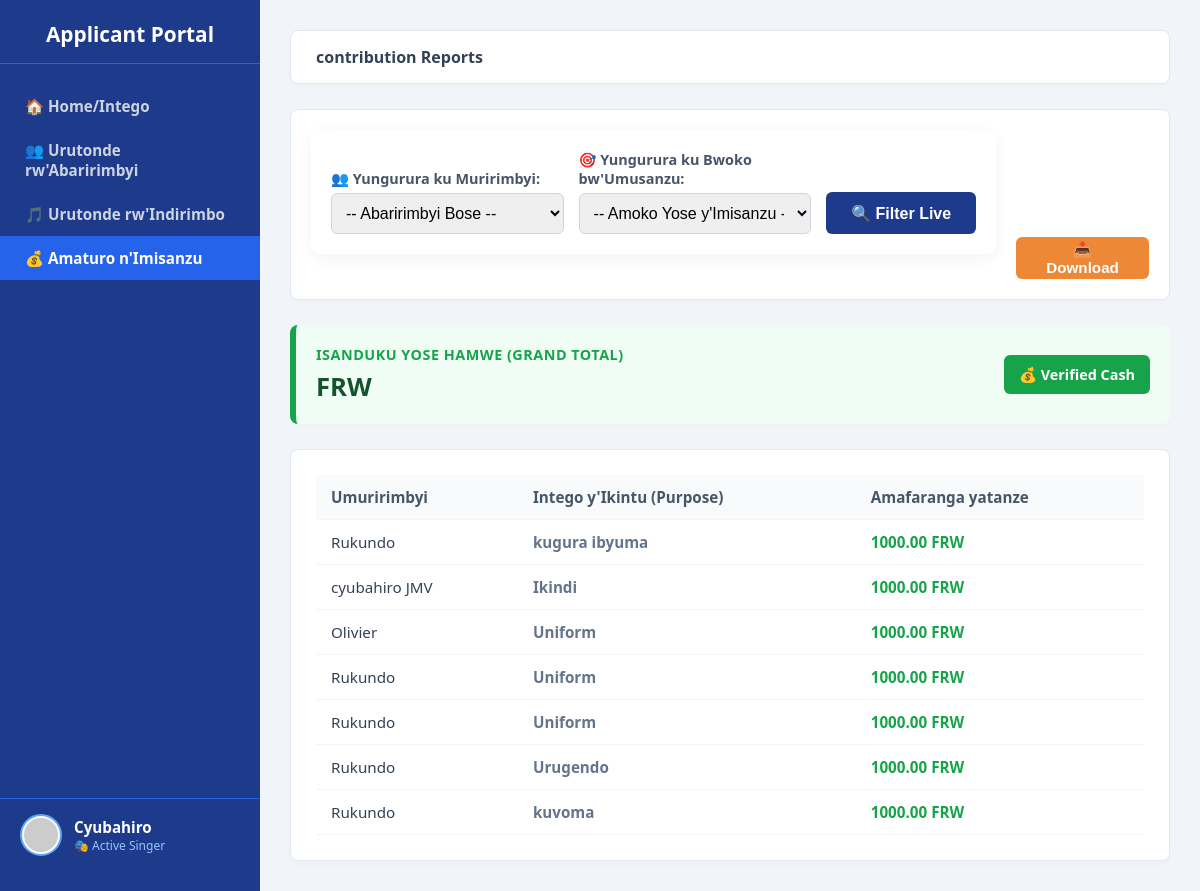
/contributions/ (signed in), run on an earlier commit of the app's database.
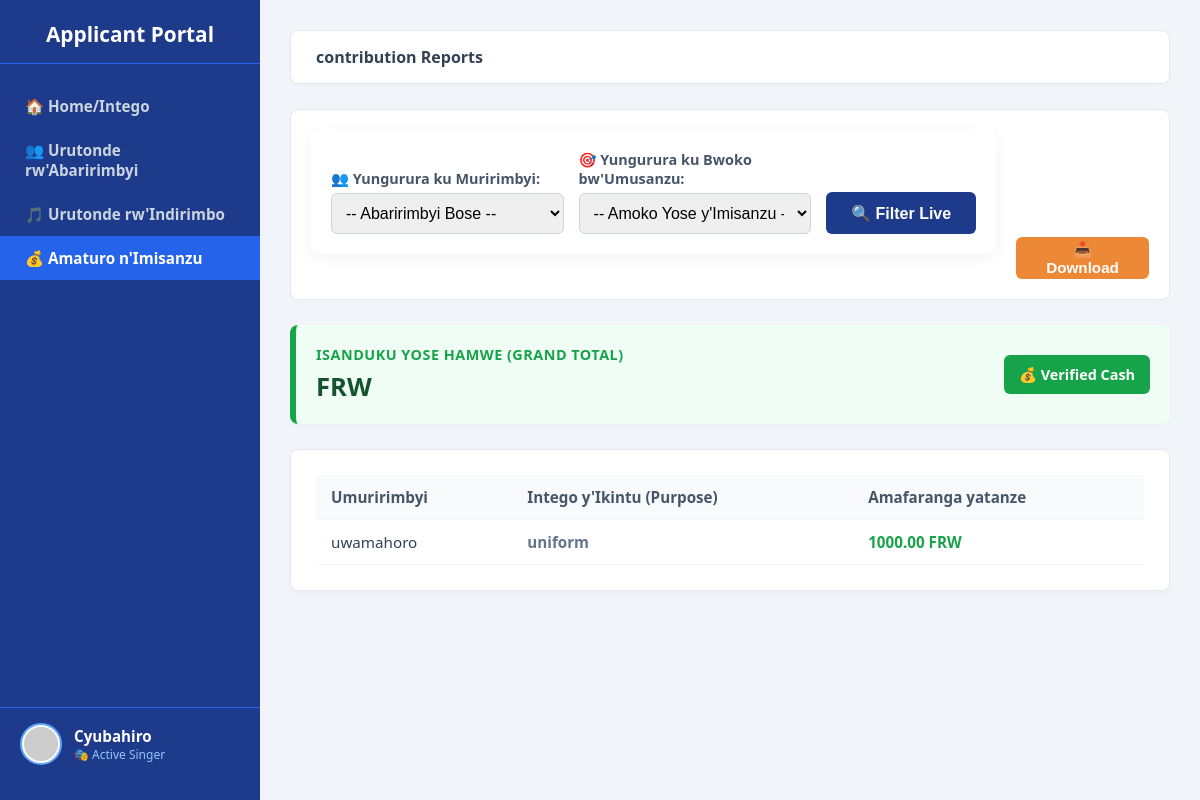
And on a later commit of the database.
### choir_app/models.py (models this page shows, shortened)
class Contribution(models.Model):
    member = models.ForeignKey(Member, on_delete=models.CASCADE)
    purpose = models.CharField(max_length=200)
    amount = models.DecimalField(max_digits=10, decimal_places=2)
    date_paid = models.DateField(auto_now_add=True)

class Member(models.Model):
    VOICE_CHOICES = [
        ('Soprano', 'Soprano'),
        ('Alto', 'Alto'),
        ('Tenor', 'Tenor'),
        ('Bass', 'Bass'),
    ]
    name = models.CharField(max_length=200)
    voice = models.CharField(max_length=50, choices=VOICE_CHOICES)

### choir_app/views.py (the view)
# urls.py: path('contributions/', views.contributions_list, name='contributions_list'),
@login_required(login_url='/login/')
def contributions_list(request):
    contributions = Contribution.objects.all()
    members = Member.objects.all()
    purposes = Contribution.objects.values_list('purpose', flat=True).distinct()
    member_id = request.GET.get('member')
    selected_purpose = request.GET.get('purpose')
    if member_id: contributions = contributions.filter(member_id=member_id)
    if selected_purpose: contributions = contributions.filter(purpose=selected_purpose)
    context = {
        'contributions': contributions,
        'members': members,
        'purposes': purposes,
        'selected_member': int(member_id) if member_id and member_id.isdigit() else None,
        'selected_purpose': selected_purpose
    }
    return render(request, 'choir_app/contributions.html', context)

### choir_app/templates/choir_app/contributions.html (shortened to what the changed rows need)
<!DOCTYPE html>
<html lang="en">
<head>
</head>
<body>
    <div class="sidebar">
        <div class="side-top">
            <h2>Applicant Portal</h2>
        </div>
    </div>
    <div class="main-content">
        <div class="content-card">
            <table id="contributionsTable">
                <thead>
                    <tr>
                        <th>Umuririmbyi</th>
                        <th>Intego y'Ikintu (Purpose)</th>
                        <th>Amafaranga yatanze</th>
                    </tr>
                </thead>
                <tbody>
                    {% for contribution in contributions %}
                        <tr class="contribution-row" data-purpose="{{ contribution.purpose }}" data-amount="{{ contribution.amount }}">
                            <td class="row-name" style="font-weight: 500; color: #334155;">{{ contribution.member.name }}</td>
                            <td class="row-purpose" style="color: #64748b; font-weight: bold;">{{ contribution.purpose }}</td>
                            <td class="row-amount-text" style="font-weight: bold; color: #16a34a;">{{ contribution.amount|floatformat:"2" }} FRW</td>
                        </tr>
                    {% empty %}
                        <tr><td colspan="3" style="text-align:center; color:#94a3b8; font-style: italic;">Nta makuru y'imisanzu racyandikwa muli system.</td></tr>
                    {% endfor %}
                </tbody>
            </table>
        </div>
    </div>
</body>
</html>

What changed in the data, as far as the page shows it:
removed Contribution: member.name "Rukundo", purpose "kugura ibyuma", amount "1000.00"
removed Contribution: member.name "cyubahiro JMV", purpose "Ikindi", amount "1000.00"
removed Contribution: member.name "Olivier", purpose "Uniform", amount "1000.00"
removed Contribution: member.name "Rukundo", purpose "Uniform", amount "1000.00"
removed Contribution: member.name "Rukundo", purpose "Uniform", amount "1000.00"
removed Contribution: member.name "Rukundo", purpose "Urugendo", amount "1000.00"
removed Contribution: member.name "Rukundo", purpose "kuvoma", amount "1000.00"
added Contribution: member.name "uwamahoro", purpose "uniform", amount "1000.00"
